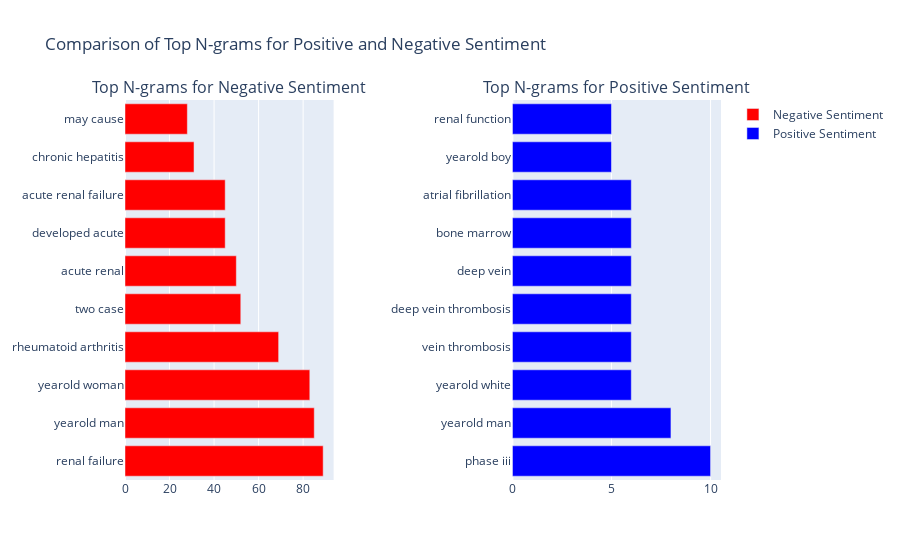

This figure's notebook cell:
### Code cell
fig = make_subplots(rows=1, cols=2, subplot_titles=['Top N-grams for Negative Sentiment', 
                                                    'Top N-grams for Positive Sentiment'], 
                    horizontal_spacing=0.3, vertical_spacing=0.3)

fig.add_trace(go.Bar(x=top_neg_ngrams_df['Frequency'], y=top_neg_ngrams_df['N-gram'], 
                     orientation='h', name='Negative Sentiment', marker_color='red'), row=1, col=1)

fig.add_trace(go.Bar(x=top_pos_ngrams_df['Frequency'], y=top_pos_ngrams_df['N-gram'], 
                     orientation='h', name='Positive Sentiment', marker_color='blue'), row=1, col=2)

fig.update_layout(title='Comparison of Top N-grams for Positive and Negative Sentiment')
fig.show()

### Figure 1 — Plotly figure (JSON) as saved in the notebook; plotly's stock layout.template omitted (floating-point values rounded to 4 significant figures)
{"data": [{"marker": {"color": "red"}, "name": "Negative Sentiment", "orientation": "h", "type": "bar", "x": [89, 85, 83, 69, 52, 50, 45, 45, 31, 28], "xaxis": "x", "y": ["renal failure", "yearold man", "yearold woman", "rheumatoid arthritis", "two case", "acute renal", "developed acute", "acute renal failure", "chronic hepatitis", "may cause"], "yaxis": "y"}, {"marker": {"color": "blue"}, "name": "Positive Sentiment", "orientation": "h", "type": "bar", "x": [10, 8, 6, 6, 6, 6, 6, 6, 5, 5], "xaxis": "x2", "y": ["phase iii", "yearold man", "yearold white", "vein thrombosis", "deep vein thrombosis", "deep vein", "bone marrow", "atrial fibrillation", "yearold boy", "renal function"], "yaxis": "y2"}], "layout": {"annotations": [{"font": {"size": 16}, "showarrow": false, "text": "Top N-grams for Negative Sentiment", "x": 0.175, "xanchor": "center", "xref": "paper", "y": 1, "yanchor": "bottom", "yref": "paper"}, {"font": {"size": 16}, "showarrow": false, "text": "Top N-grams for Positive Sentiment", "x": 0.825, "xanchor": "center", "xref": "paper", "y": 1, "yanchor": "bottom", "yref": "paper"}], "title": {"text": "Comparison of Top N-grams for Positive and Negative Sentiment"}, "xaxis": {"anchor": "y", "domain": [0, 0.35]}, "xaxis2": {"anchor": "y2", "domain": [0.65, 1.0]}, "yaxis": {"anchor": "x", "domain": [0, 1]}, "yaxis2": {"anchor": "x2", "domain": [0, 1]}}}
